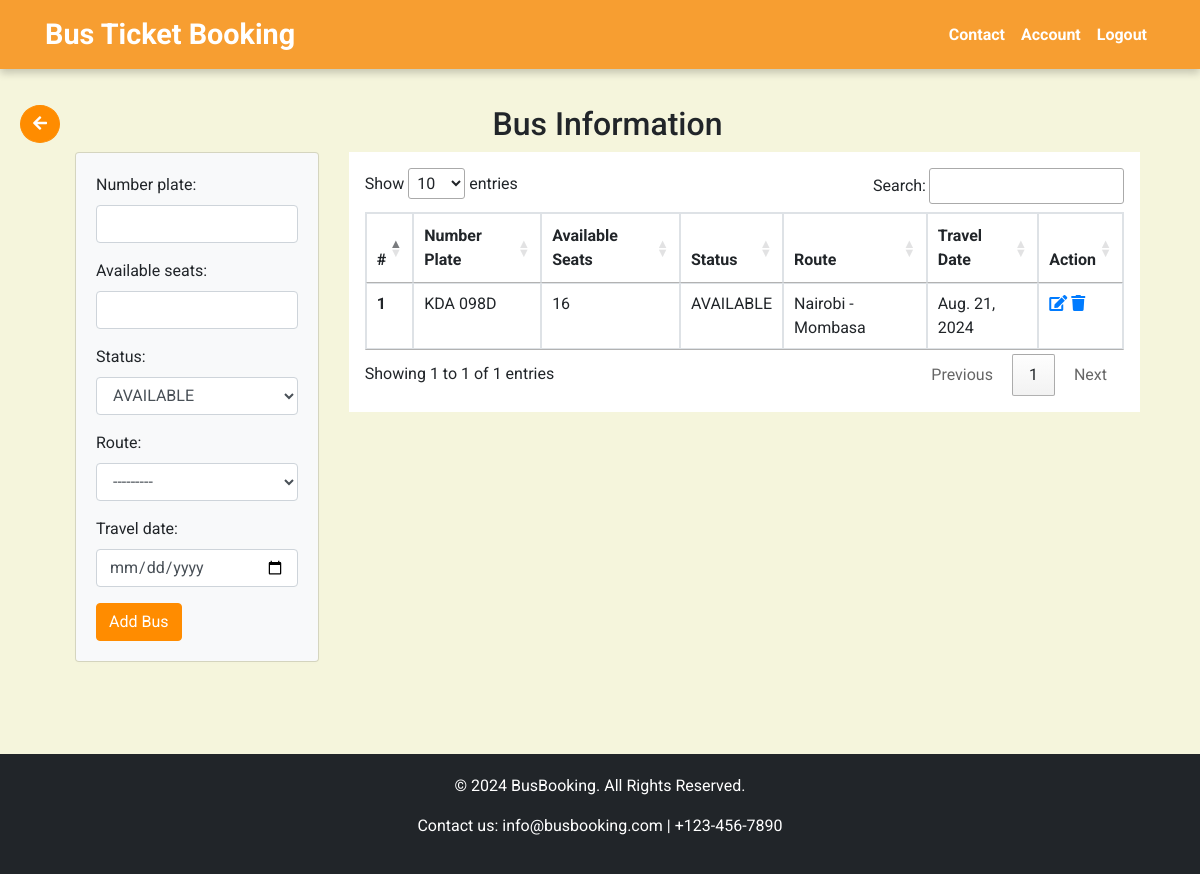
Page /buses/ (signed in) on the earlier database version.
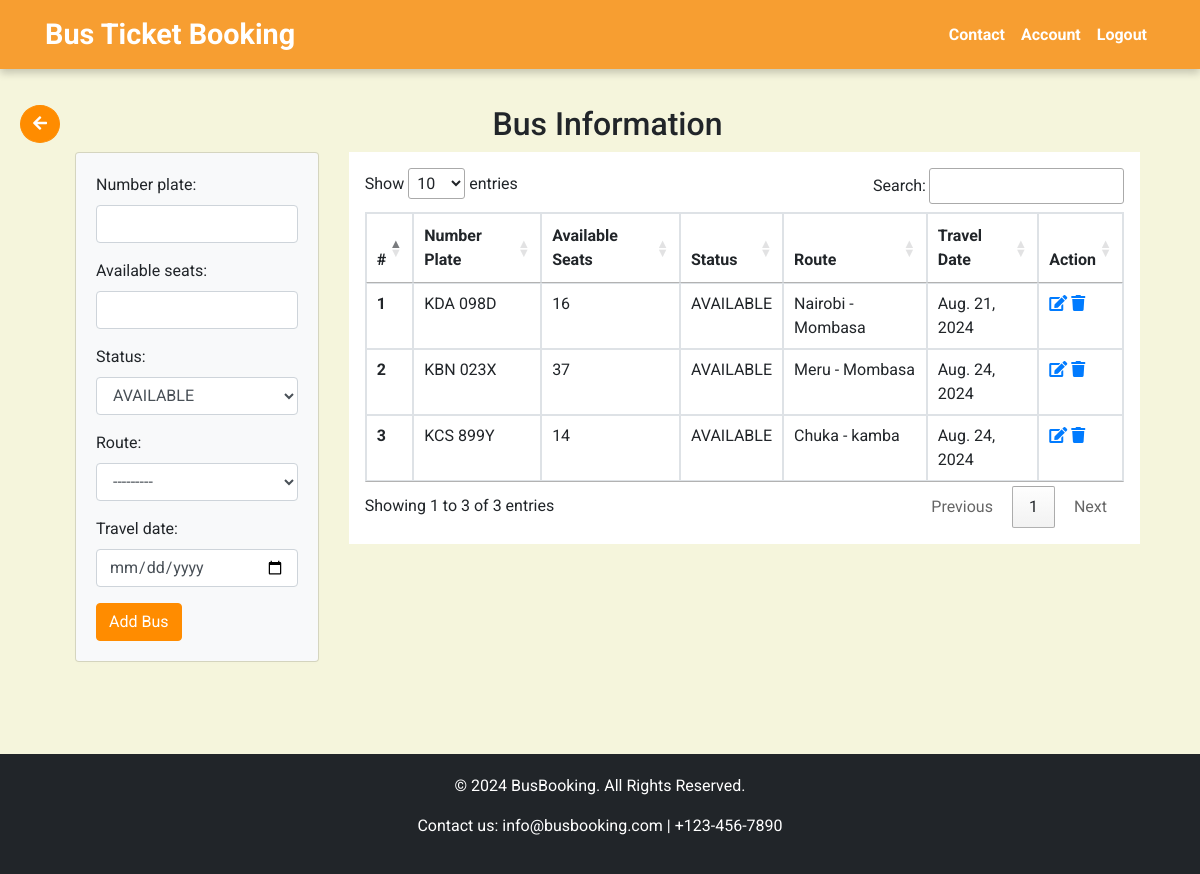
Same page on the later database version.
### busapp/models.py (models this page shows, shortened)
class Bus(models.Model):
    number_plate = models.CharField(max_length=50)
    available_seats = models.IntegerField()
    status = models.CharField(max_length=30, default="AVAILABLE")
    route = models.ForeignKey(Route, on_delete=models.CASCADE, related_name='buses', default=1)
    travel_date = models.DateField(default=timezone.now)

class Route(models.Model):
    starting_point = models.CharField(max_length=50)
    destination = models.CharField(max_length=50)
    price = models.BigIntegerField(default=0)
    def __str__(self):
        return self.starting_point + " - " + self.destination

### busapp/views.py (the view)
# urls.py: path('buses/', views.list_buses, name='list_buses'),
@login_required
def list_buses(request):
    if request.method == "POST":
        form = BusForm(request.POST)
        if form.is_valid:
            form.save()
            return redirect('list_buses')
    else:
        form = BusForm()
    buses = Bus.objects.all()
    return render(request, 'busapp/admin/businfo.html', {'buses': buses, 'form':form})

### busapp/forms.py
class BusForm(forms.ModelForm):
    STATUS_CHOICES = [
        ('AVAILABLE', 'AVAILABLE'),
        ('BOOKED', 'BOOKED'),
        ('IN MAINTENANCE', 'IN MAINTENANCE')
    ]
    status = forms.ChoiceField(choices=STATUS_CHOICES, widget=forms.Select(attrs={'class': 'form-control'}))
    route = forms.ModelChoiceField(queryset=Route.objects.all(), widget=forms.Select(attrs={'class': 'form-control'}))
    travel_date = forms.DateField(widget=forms.DateInput(attrs={'class': 'form-control', 'type': 'date'}))
    class Meta:
        model = Bus
        fields = ['number_plate', 'available_seats', 'status', 'route', 'travel_date']
        widgets = {
            'number_plate': forms.TextInput(attrs={'class': 'form-control'}),
            'available_seats': forms.NumberInput(attrs={'class': 'form-control'}),
        }

### busapp/templates/busapp/admin/businfo.html (shortened to what this page needs)
{% extends "busapp/base.html" %}
{% load static %}
{% block extra_css %}
<link rel="stylesheet" href="https://cdn.datatables.net/1.11.5/css/jquery.dataTables.min.css">
{% endblock %}
{% block content %}
{% if user.is_staff %}
    <a class="btn btn-primary rounded-circle mb-3 back-button" href="{% url 'admin_account' %}"><i class="fas fa-arrow-left"></i></a>
    {% else %}
    <a class="btn btn-primary rounded-circle mb-3 back-button" href="{% url 'user_account' %}"><i class="fas fa-arrow-left"></i></a>
    {% endif %}
<div class="container mb-5">
    <h2 class="text-center">Bus Information</h2>
    <div class="row">
        <div class="col-md-3">
            <div class="card card-body bg-light">
                <form method="post">
                    {{ form.as_p }}
                    <button type="submit" class="btn btn-primary">Add Bus</button>
                </form>
            </div>
        </div>
        <div class="col-md-9">
            <div class="table-responsive bg-white p-3">
                <table class="table table-bordered table-sm table-hover" id="businfotable">
                    <thead>
                        <tr>
                            <th scope="col">#</th>
                            <th scope="col">Number Plate</th>
                            <th scope="col">Available Seats</th>
                            <th scope="col">Status</th>
                            <th scope="col">Route</th>
                            <th scope="col">Travel Date</th>
                            <th scope="col">Action</th>
                        </tr>
                    </thead>
                    <tbody>
                        {% for bus in buses %}
                        <tr>
                            <th scope="row">{{ forloop.counter }}</th>
                            <td>{{ bus.number_plate }}</td>
                            <td>{{ bus.available_seats }}</td>
                            <td>{{ bus.status }}</td>
                            <td>{{ bus.route }}</td>
                            <td>{{ bus.travel_date }}</td>
                            <td>
                                <a href="{% url 'edit_bus' bus.id %}" class="action-icons edit-icon">
                                    <i class="fas fa-edit"></i>
                                </a>
                                <a href="{% url 'delete_bus' bus.id %}" class="action-icons delete-icon">
                                    <i class="fas fa-trash"></i>
                                </a>
                            </td>
                        </tr>
                        {% endfor %}
                    </tbody>
                </table>
            </div>
        </div>
    </div>
</div>
{% endblock %}

Differences in the rows shown:
added Bus: number_plate "KBN 023X", available_seats "37", status "AVAILABLE", route "Meru - Mombasa", travel_date "Aug. 24, 2024"
added Bus: number_plate "KCS 899Y", available_seats "14", status "AVAILABLE", route "Chuka - kamba", travel_date "Aug. 24, 2024"
Other differences:
text written by a page script: "Show entries Search: Showing 1 to 1 of 1 entries Previous 1 Next" → "Show entries Search: Showing 1 to 3 of 3 entries Previous 1 Next"
